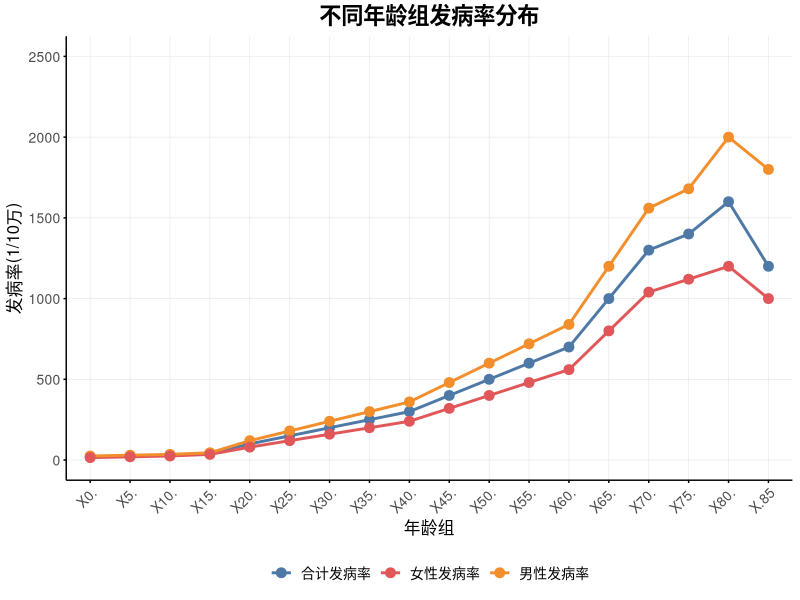
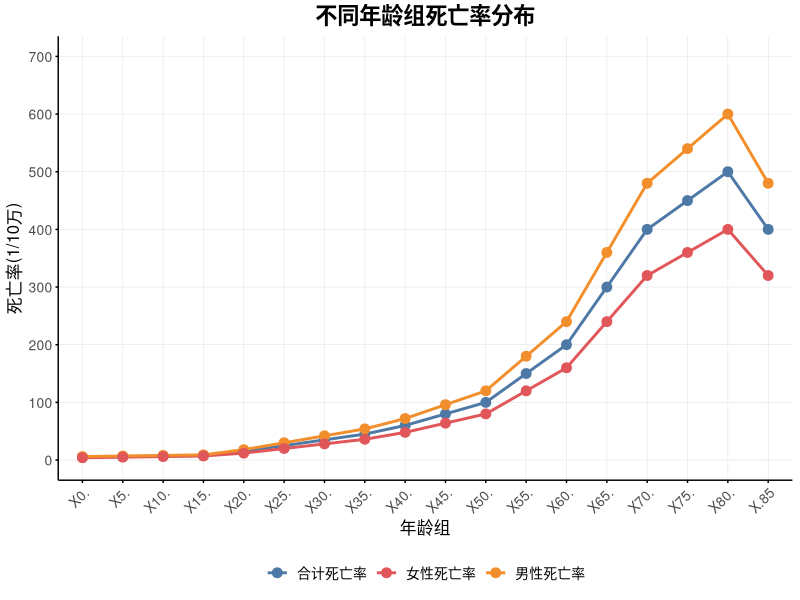

R code for these plots, in order:
# 加载必要的包
library(ggplot2)
library(reshape2)

# 读取Excel数据
data <- read.csv("age_data.csv", fileEncoding = "UTF-8")

# 设置年龄组的因子水平顺序
age_levels <- colnames(data)[-1]  # 除去第一列的所有列名作为年龄组水平

# 提取发病率数据
incidence_data <- data[1:3, ]  # 选择前三行（合计、男性、女性发病率）
rownames(incidence_data) <- NULL
colnames(incidence_data)[1] <- "指标"

# 将发病率数据从宽格式转换为长格式
incidence_long <- melt(incidence_data, id.vars = "指标", 
                     variable.name = "年龄组", 
                     value.name = "发病率")

# 创建发病率图表
p1 <- ggplot(incidence_long, aes(x = 年龄组, y = 发病率, color = 指标, group = 指标)) +
  geom_line(size = 1) +
  geom_point(size = 3) +
  scale_color_manual(values = c("合计发病率" = "#4E79A7", 
                             "男性发病率" = "#F28E2B", 
                             "女性发病率" = "#E15759")) +
  scale_y_continuous(limits = c(0, 2500), breaks = seq(0, 2500, by = 500)) +
  labs(title = "不同年龄组发病率分布",
       x = "年龄组",
       y = "发病率(1/10万)") +
  theme_minimal() +
  theme(legend.position = "bottom",
        legend.box = "vertical",
        plot.title = element_text(hjust = 0.5, size = 16, face = "bold"),
        axis.title = element_text(size = 12),
        axis.text.x = element_text(angle = 45, hjust = 1, size = 10),
        axis.text.y = element_text(size = 10),
        legend.title = element_blank(),
        legend.text = element_text(size = 10),
        panel.grid.major = element_line(color = "gray90", size = 0.2),
        panel.grid.minor = element_blank(),
        panel.background = element_rect(fill = "white", color = NA),
        plot.background = element_rect(fill = "white", color = NA),
        axis.line = element_line(color = "black", size = 0.5),
        axis.ticks = element_line(color = "black", size = 0.5),
        axis.ticks.length = unit(2, "pt"))

# 提取死亡率数据
mortality_data <- data[4:6, ]  # 选择后三行（合计、男性、女性死亡率）
rownames(mortality_data) <- NULL
colnames(mortality_data)[1] <- "指标"

# 将死亡率数据从宽格式转换为长格式
mortality_long <- melt(mortality_data, id.vars = "指标", 
                     variable.name = "年龄组", 
                     value.name = "死亡率")

# 创建死亡率图表
p2 <- ggplot(mortality_long, aes(x = 年龄组, y = 死亡率, color = 指标, group = 指标)) +
  geom_line(size = 1) +
  geom_point(size = 3) +
  scale_color_manual(values = c("合计死亡率" = "#4E79A7", 
                             "男性死亡率" = "#F28E2B", 
                             "女性死亡率" = "#E15759")) +
  scale_y_continuous(limits = c(0, 700), breaks = seq(0, 700, by = 100)) +
  labs(title = "不同年龄组死亡率分布",
       x = "年龄组",
       y = "死亡率(1/10万)") +
  theme_minimal() +
  theme(legend.position = "bottom",
        legend.box = "vertical",
        plot.title = element_text(hjust = 0.5, size = 16, face = "bold"),
        axis.title = element_text(size = 12),
        axis.text.x = element_text(angle = 45, hjust = 1, size = 10),
        axis.text.y = element_text(size = 10),
        legend.title = element_blank(),
        legend.text = element_text(size = 10),
        panel.grid.major = element_line(color = "gray90", size = 0.2),
        panel.grid.minor = element_blank(),
        panel.background = element_rect(fill = "white", color = NA),
        plot.background = element_rect(fill = "white", color = NA),
        axis.line = element_line(color = "black", size = 0.5),
        axis.ticks = element_line(color = "black", size = 0.5),
        axis.ticks.length = unit(2, "pt"))

# 保存图表
ggsave("age_incidence_distribution.png", p1, width = 12, height = 8)
ggsave("age_mortality_distribution.png", p2, width = 12, height = 8)